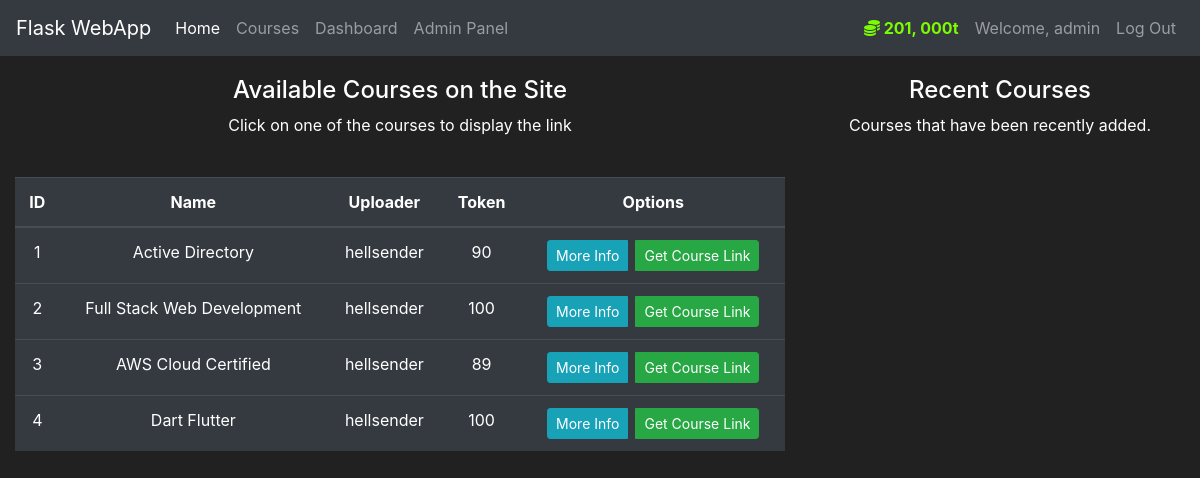
The page /courses (signed in) on the database its author committed.
### course/models.py (models this page shows, shortened)
class Users(db.Model, UserMixin):
    id = db.Column(db.Integer(), primary_key=True)
    username = db.Column(db.String(length=30), nullable=False, unique=True)
    email_address = db.Column(db.String(length=50), nullable=False, unique=True)
    password_hash = db.Column(db.String(length=50), nullable=False)
    tokens_owned = db.Column(db.Integer(), nullable=False, default=500)
    items_owned = db.relationship('Items', secondary=course_owner, backref='owned_users', lazy=True)
    @property
    def styled_token(self):
        return f"{str(self.tokens_owned)[0:-3]}, {str(self.tokens_owned)[-3:]}t" if len(str(self.tokens_owned)) >= 4 else f"{str(self.tokens_owned)}t"
    @property
    def password(self):
        return self.password_hash

class Items(db.Model):
    id = db.Column(db.Integer(), primary_key=True)
    name = db.Column(db.String(length=30), nullable=False, unique=True)
    uploader = db.Column(db.String(length=30), nullable=False)
    url = db.Column(db.String(length=240), nullable=False, unique=True)
    token = db.Column(db.Integer(), nullable=False)
    description = db.Column(db.String(length=1024), nullable=False, unique=True)

### course/route.py (the view, shortened to what this page needs)
@app.route('/courses', methods=['GET', 'POST'])
@login_required
def courses():
    display_link = GetLinkForm()
    '''
    request object helps different types of requests
    '''
    if request.method == "GET":
        items = Items.query.all()
        return render_template('courses.html', items=items, display_link=display_link)

### course/models.py (called while the page is built)
@login_manager.user_loader
def load_user(user_id):
    return Users.query.get(int(user_id))

### course/templates/courses.html (shortened to what this page needs)
{% extends 'base.html' %}
{% block content %}
<div class="container-fluid text-center">
    <div class="row" style="margin-top:20px;">
        <div class="col-lg-8">
            <h4>Available Courses on the Site</h4>
            <p>Click on one of the courses to display the link</p>
            <br>
            <div class="table-responsive">
                <table class="table table-hover table-dark">
                    <thead>
                        <tr>
                            <th scope="col">ID</th>
                            <th scope="col">Name</th>
                            <th scope="col">Uploader</th>
                            <th scope="col">Token</th>
                            <th scope="col">Options</th>
                        </tr>
                    </thead>
                    <tbody>
                        {% for item in items %}
                        <tr>
                            <td>{{ item['id'] }}</td>
                            <td>{{ item['name'] }}</td>
                            <td>{{ item['uploader'] }}</td>
                            <td>{{ item['token'] }}</td>
                            <td>
                                <div class="btn-group" role="group" aria-label="Options">
                                    <button class="btn btn-outline btn-info btn-sm mr-2" data-toggle="modal" data-target="#Modal-MoreInfo-{{ item.id }}">More Info</button>
                                    <button class="btn btn-outline btn-success btn-sm" data-toggle="modal" data-target="#Modal-DisplayLink-{{ item.id }}">Get Course Link</button>
                                </div>
                            </td>
                        </tr>
                        {% endfor %}
                    </tbody>
                </table>
            </div>
        </div>
        <div class="col-lg-4">
            <h4>Recent Courses</h4>
            <p>Courses that have been recently added.</p>
            <br>
        </div>
    </div>
</div>
{% endblock %}

### course/templates/base.html (shortened to what this page needs)
<!doctype html>
<html lang="en">
  <head>
    <link rel="stylesheet" href="https://cdn.jsdelivr.net/npm/bootstrap@4.5.3/dist/css/bootstrap.min.css">
  </head>
  <body>
    <nav class="navbar navbar-expand-md navbar-dark bg-dark">
      <a class="navbar-brand" href="{{ url_for('home') }}">Flask WebApp</a>
      <div class="collapse navbar-collapse" id="navbarNav">
        <ul class="navbar-nav mr-auto">
          <li class="nav-item active">
              <a class="nav-link" href="{{ url_for('home') }}">Home <span class="sr-only">(current)</span></a>
          </li>
          <li class="nav-item">
              <a class="nav-link" href="{{ url_for('courses') }}">Courses</a>
          </li>
          {% if current_user.is_authenticated %}
            <li>
              <a class="nav-link" href="{{url_for('users')}}">Dashboard</a>
            </li>
              {% if current_user.username == 'admin' %}
              <li>
                <a class="nav-link" href="{{url_for('admin')}}">Admin Panel</a>
              </li>
              {% endif %}
          {% endif %}
        </ul>
        {% if current_user.is_authenticated %}
          <ul class="navbar-nav">
            <li class="nav-item">
              <a class="nav-link" style="color: lawngreen; font-weight: bold">
                  <i class="fas fa-coins"></i>
                  {{ current_user.styled_token }}
              </a>
            </li>
            <li class="nav-item">
                <a class="nav-link">Welcome, {{ current_user.username }}</a>
            </li>
            <li class="nav-item">
                <a class="nav-link" href="{{url_for('logout')}}">Log Out</a>
            </li>
          </ul>
        {% endif %}
      </div>
    </nav>
    {% block content %}{% endblock %}
  </body>
</html>

### course/templates/base.html (style rules this page uses)
body { background-color: #212121; color: white; }

### rows shown on the page
Users: styled_token "201, 000t", username "admin"
Items: id "1", name "Active Directory", uploader "hellsender", token "90"
Items: id "2", name "Full Stack Web Development", uploader "hellsender", token "100"
Items: id "3", name "AWS Cloud Certified", uploader "hellsender", token "89"
Items: id "4", name "Dart Flutter", uploader "hellsender", token "100"
